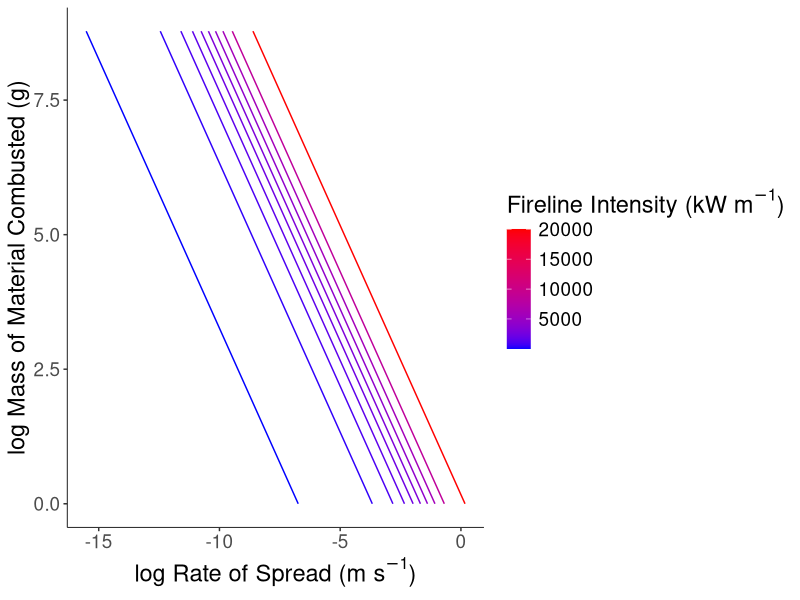

Here is the R script that generated this plot:
library(ggplot2)
library(ggthemes)

myTheme <- theme_tufte() +
  theme(
    text = element_text(family="sans",size=17),
    axis.line = element_line(size = .3)
  )

otherDF <- expand.grid(Intensity = c(20,430,1010,1630,2332,3158,4232,5760,8486,20000),W = seq(1,6500,1))

otherDF$TopKillClass <- as.factor(otherDF$Intensity)

levels(otherDF$TopKillClass) <- c("0.1","0.2","0.3","0.4","0.5","0.6","0.7","0.8","0.9",".99")

otherDF$RoS <- (otherDF$Intensity / 16890) / otherDF$W

Isoclines <- ggplot(data = otherDF, aes(x = log(RoS), y = log(W), group = Intensity, color=Intensity))
Isoclines+
  scale_color_gradient(expression(paste("Fireline Intensity (kW ","m",{}^{-1},")")),low="blue",high="red")+
  ylab("log Mass of Material Combusted (g)")+
  xlab(expression(paste("log Rate of Spread (m s",{}^{-1},")")))+
  geom_line()+
  #xlim(0,0.1)+
  #ylim(0,500)+
  myTheme
